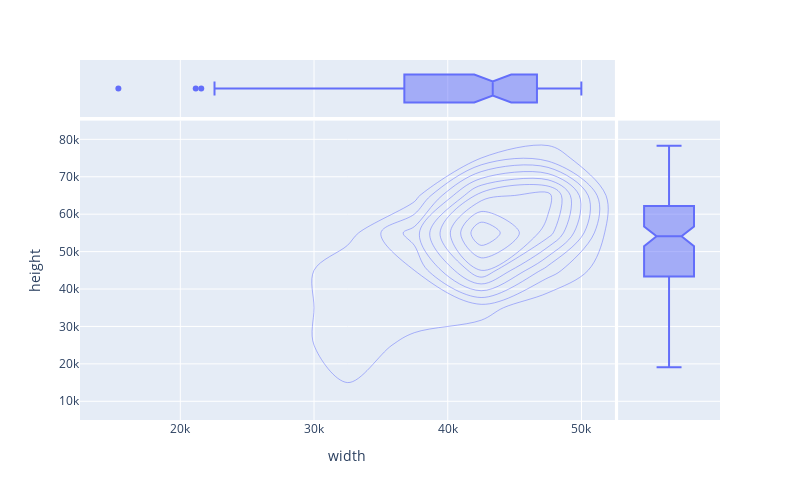

Notebook cell for this chart:
### Code cell
fig = px.density_contour(
    df, 
    x="width", 
    y="height",
    marginal_x="box", 
    marginal_y="box",
    width=800,
    height=500,
)
fig.show()
